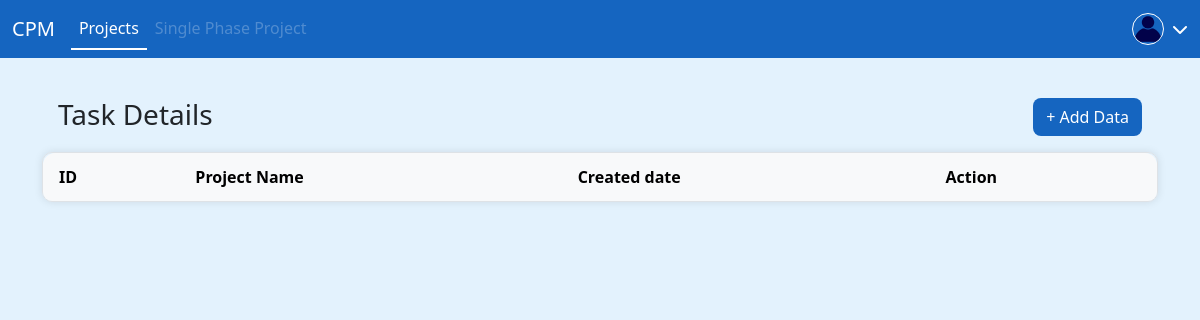
The app's page /, older data.
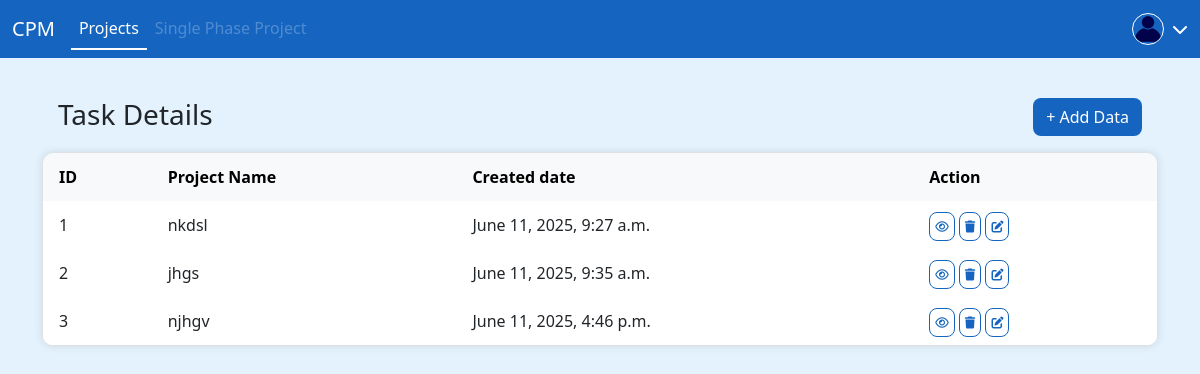
The same page, newer data.
### home/models.py (models this page shows)
class ProjectModel(BaseModel):
    name = models.CharField(max_length=500)

### home/views.py (the view, shortened to what this page needs)
# urls.py: path('', ProjectView.as_view(), name='project_list'),
class ProjectView(View):
    def get(self, request):
        form = ProjectForm()
        data = ProjectModel.objects.all()
        return render(request, 'home/project.html', {'form': form,'data':data})

### templates/home/project.html (shortened to what this page needs)
{% extends 'base.html' %}
{% block component %}
<div class="d-flex justify-content-between">
    <h3 class="m-3">Task Details</h3>
    <button type="button" class="btn  m-3 custom-button" data-bs-toggle="modal" data-bs-target="#addProjectModal">
        + Add Data
    </button>
</div>
<div class="">
  <table class="task-list ">
    <thead class="table-light">
      <tr>
        <th>ID</th>
        <th>Project Name</th>
        <th>Created date</th>
        <th>Action</th>
      </tr>
    </thead>
    <tbody>
        {% for item in data %}
        <tr>
            <td>{{item.id}}</td>
            <td>{{item.name}}</td>
            <td>{{item.created_at}}</td>
            <td >
                <a class="action-button" href="{% url 'project_details' id=item.id %}"><i class="fa-regular fa-eye"></i></a>
                <a class="action-button" href="{% url 'project_list' %}?id={{ item.id }}"><i class="fa-solid fa-trash"></i></a>
                <a class="action-button" href="{% url 'project_list' %}?id={{ item.id }}"><i class="fa-solid fa-pen-to-square"></i></a>
            </td>
        </tr>
        {% endfor %}
    </tbody>
  </table>
</div>
{% endblock component %}

Row changes from the older to the newer data that the page shows:
added ProjectModel: id "1", name "nkdsl", created_at "June 11, 2025, 9:27 a.m."
added ProjectModel: id "2", name "jhgs", created_at "June 11, 2025, 9:35 a.m."
added ProjectModel: id "3", name "njhgv", created_at "June 11, 2025, 4:46 p.m."
